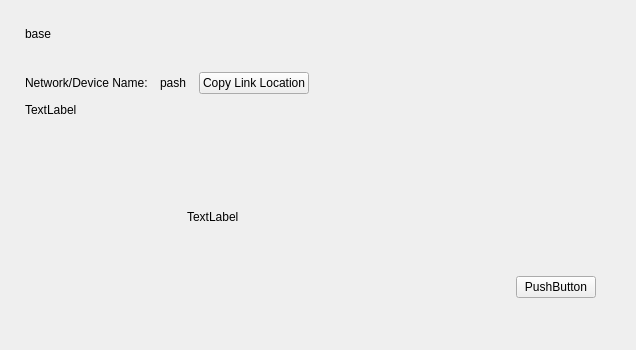
<?xml version="1.0" encoding="UTF-8"?>
<ui version="4.0">
 <class>Form</class>
 <widget class="QWidget" name="Form">
  <property name="geometry">
   <rect>
    <x>0</x>
    <y>0</y>
    <width>636</width>
    <height>350</height>
   </rect>
  </property>
  <property name="windowTitle">
   <string>Form</string>
  </property>
  <widget class="QFrame" name="frame">
   <property name="geometry">
    <rect>
     <x>25</x>
     <y>119</y>
     <width>581</width>
     <height>201</height>
    </rect>
   </property>
   <property name="frameShape">
    <enum>QFrame::NoFrame</enum>
   </property>
   <property name="frameShadow">
    <enum>QFrame::Plain</enum>
   </property>
   <layout class="QHBoxLayout" name="horizontalLayout">
    <property name="leftMargin">
     <number>0</number>
    </property>
    <property name="topMargin">
     <number>0</number>
    </property>
    <property name="rightMargin">
     <number>10</number>
    </property>
    <property name="bottomMargin">
     <number>5</number>
    </property>
    <item>
     <spacer name="horizontalSpacer_2">
      <property name="orientation">
       <enum>Qt::Horizontal</enum>
      </property>
      <property name="sizeHint" stdset="0">
       <size>
        <width>40</width>
        <height>20</height>
       </size>
      </property>
     </spacer>
    </item>
    <item>
     <widget class="QLabel" name="lab_pic">
      <property name="sizePolicy">
       <sizepolicy hsizetype="Expanding" vsizetype="Preferred">
        <horstretch>0</horstretch>
        <verstretch>0</verstretch>
       </sizepolicy>
      </property>
      <property name="text">
       <string>TextLabel</string>
      </property>
      <property name="textFormat">
       <enum>Qt::RichText</enum>
      </property>
      <property name="wordWrap">
       <bool>true</bool>
      </property>
     </widget>
    </item>
    <item>
     <spacer name="horizontalSpacer">
      <property name="orientation">
       <enum>Qt::Horizontal</enum>
      </property>
      <property name="sizeHint" stdset="0">
       <size>
        <width>40</width>
        <height>20</height>
       </size>
      </property>
     </spacer>
    </item>
    <item>
     <layout class="QVBoxLayout" name="verticalLayout">
      <property name="bottomMargin">
       <number>17</number>
      </property>
      <item>
       <spacer name="verticalSpacer">
        <property name="orientation">
         <enum>Qt::Vertical</enum>
        </property>
        <property name="sizeHint" stdset="0">
         <size>
          <width>20</width>
          <height>40</height>
         </size>
        </property>
       </spacer>
      </item>
      <item>
       <widget class="QPushButton" name="but_back">
        <property name="text">
         <string>PushButton</string>
        </property>
        <property name="autoDefault">
         <bool>true</bool>
        </property>
       </widget>
      </item>
     </layout>
    </item>
   </layout>
  </widget>
  <widget class="QFrame" name="frame_2">
   <property name="geometry">
    <rect>
     <x>25</x>
     <y>0</y>
     <width>551</width>
     <height>68</height>
    </rect>
   </property>
   <property name="frameShape">
    <enum>QFrame::NoFrame</enum>
   </property>
   <property name="frameShadow">
    <enum>QFrame::Plain</enum>
   </property>
   <layout class="QHBoxLayout" name="horizontalLayout_3">
    <property name="margin">
     <number>0</number>
    </property>
    <item>
     <widget class="QLabel" name="lab_title">
      <property name="sizePolicy">
       <sizepolicy hsizetype="Expanding" vsizetype="Preferred">
        <horstretch>0</horstretch>
        <verstretch>0</verstretch>
       </sizepolicy>
      </property>
      <property name="minimumSize">
       <size>
        <width>403</width>
        <height>0</height>
       </size>
      </property>
      <property name="text">
       <string>base</string>
      </property>
      <property name="wordWrap">
       <bool>true</bool>
      </property>
     </widget>
    </item>
    <item>
     <spacer name="horizontalSpacer_3">
      <property name="orientation">
       <enum>Qt::Horizontal</enum>
      </property>
      <property name="sizeHint" stdset="0">
       <size>
        <width>40</width>
        <height>20</height>
       </size>
      </property>
     </spacer>
    </item>
    <item>
     <widget class="QFrame" name="fr_pi">
      <property name="sizePolicy">
       <sizepolicy hsizetype="Preferred" vsizetype="Expanding">
        <horstretch>0</horstretch>
        <verstretch>0</verstretch>
       </sizepolicy>
      </property>
      <property name="minimumSize">
       <size>
        <width>35</width>
        <height>35</height>
       </size>
      </property>
      <property name="maximumSize">
       <size>
        <width>16777215</width>
        <height>35</height>
       </size>
      </property>
      <property name="frameShape">
       <enum>QFrame::NoFrame</enum>
      </property>
      <property name="frameShadow">
       <enum>QFrame::Plain</enum>
      </property>
     </widget>
    </item>
   </layout>
  </widget>
  <widget class="QFrame" name="frame_3">
   <property name="geometry">
    <rect>
     <x>25</x>
     <y>67</y>
     <width>531</width>
     <height>58</height>
    </rect>
   </property>
   <property name="frameShape">
    <enum>QFrame::NoFrame</enum>
   </property>
   <property name="frameShadow">
    <enum>QFrame::Plain</enum>
   </property>
   <layout class="QVBoxLayout" name="verticalLayout_2">
    <property name="spacing">
     <number>0</number>
    </property>
    <property name="margin">
     <number>0</number>
    </property>
    <item>
     <widget class="QFrame" name="frame_4">
      <property name="frameShape">
       <enum>QFrame::NoFrame</enum>
      </property>
      <property name="frameShadow">
       <enum>QFrame::Plain</enum>
      </property>
      <layout class="QHBoxLayout" name="horizontalLayout_2">
       <property name="spacing">
        <number>12</number>
       </property>
       <property name="leftMargin">
        <number>0</number>
       </property>
       <property name="topMargin">
        <number>3</number>
       </property>
       <property name="rightMargin">
        <number>0</number>
       </property>
       <property name="bottomMargin">
        <number>0</number>
       </property>
       <item>
        <widget class="QLabel" name="lab_device">
         <property name="text">
          <string>Network/Device Name:</string>
         </property>
        </widget>
       </item>
       <item>
        <widget class="QLabel" name="lab_pash">
         <property name="sizePolicy">
          <sizepolicy hsizetype="Preferred" vsizetype="Preferred">
           <horstretch>0</horstretch>
           <verstretch>0</verstretch>
          </sizepolicy>
         </property>
         <property name="text">
          <string>pash</string>
         </property>
         <property name="textFormat">
          <enum>Qt::RichText</enum>
         </property>
         <property name="openExternalLinks">
          <bool>true</bool>
         </property>
        </widget>
       </item>
       <item>
        <widget class="QPushButton" name="copyLinkBtn">
         <property name="text">
          <string>Copy Link Location</string>
         </property>
        </widget>
       </item>
       <item>
        <spacer name="horizontalSpacer_4">
         <property name="orientation">
          <enum>Qt::Horizontal</enum>
         </property>
         <property name="sizeHint" stdset="0">
          <size>
           <width>40</width>
           <height>20</height>
          </size>
         </property>
        </spacer>
       </item>
      </layout>
     </widget>
    </item>
    <item>
     <widget class="QLabel" name="lab_alarm">
      <property name="text">
       <string>TextLabel</string>
      </property>
      <property name="textFormat">
       <enum>Qt::RichText</enum>
      </property>
      <property name="wordWrap">
       <bool>true</bool>
      </property>
     </widget>
    </item>
   </layout>
  </widget>
 </widget>
 <resources/>
 <connections/>
</ui>
